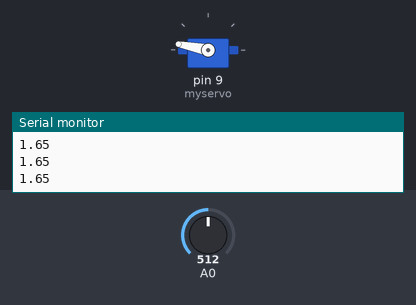
This sketch was run on a simulated Arduino Uno, built with avr-gcc and run on an emulated ATmega328P. On the bench: servo, the last lines printed to the serial monitor. Inputs (shaded band) come from the test bench; at power-on: A0 = 512.

Above: at 5.0 s.
5.1 s: A0 set to 306
At 5.7 s:
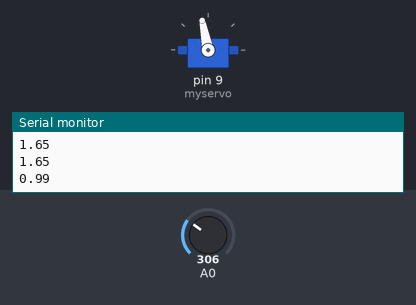
6.8 s: A0 set to 170
At 8.0 s:
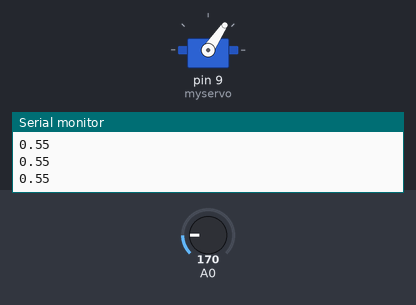
8.3 s: A0 set to 0
At 9.3 s:
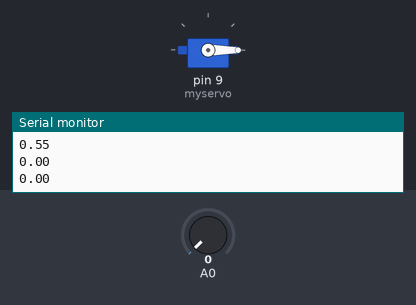
9.8 s: A0 set to 511
At 10.5 s:
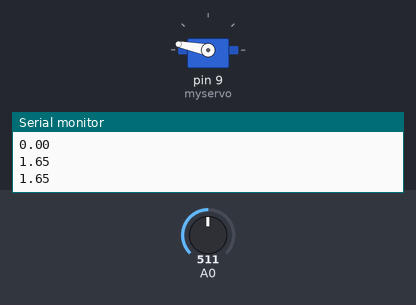
Timing chart, 0 to 12.3 s (numbered marks = the images above; inputs shaded):
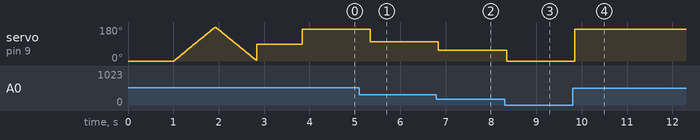

The sketch:

VoltageMeter.ino
```cpp
/*
 Use a servo to act as a voltage level indicator.

 Christopher Lum
 lum@uw.edu

 Version History
 10/20/21: Created
 10/21/21: Updated
*/

#include <Servo.h>

Servo myservo;  // create servo object to control a servo
// twelve servo objects can be created on most boards

int pos = 0;    // variable to store the servo position

void setup() {
  //------------
  //Serial setup
  //------------
  // initialize serial communication at 9600 bits per second:
  Serial.begin(9600);

  //------------
  //Servo setup
  //------------
  myservo.attach(9);  // attaches the servo on pin 9 to the servo object

  //start at 0
  pos = 0;
  myservo.write(pos);
  delay(1000);

  //do a single 180 deg and back motion to indicate startup
    for (pos = 0; pos <= 180; pos += 1) { // goes from 0 degrees to 180 degrees in steps of 1 degree
    myservo.write(pos);              // tell servo to go to position in variable 'pos'
    delay(5);                       // waits 5ms for the servo to reach the position
  }

  for (pos = 180; pos >= 0; pos -= 1) { // goes from 180 degrees to 0 degrees
    myservo.write(pos);              // tell servo to go to position in variable 'pos'
    delay(5);                       // waits 5ms for the servo to reach the position
  }

  //return to midpoint to await reading
  pos = 90;
  myservo.write(pos);
  delay(1000);
}

void loop() {
  // read the input on analog pin 0:
  int sensorValue = analogRead(A0);
  // Convert the analog reading (which goes from 0 - 1023) to a voltage (0 - 5V):
  float maxVoltage = 3.3;   //3.3V for Due
  float analogInResolution = 1023;
  float voltage = sensorValue*(maxVoltage/analogInResolution);
  Serial.println(voltage);

  //convert voltage to a servo position
  float position = 180*(voltage/1.75);
  int positionInt = (int)position;
  myservo.write(positionInt);

  delay(500);
}
```

Measured:
- after the input at 5.1 s, servo on pin 9 (myservo): 169° → 101° after 0.24 s
- after the input at 6.8 s, servo on pin 9 (myservo): 101° → 56° at once
- after the input at 8.3 s, servo on pin 9 (myservo): 56° → 0° at once
- after the input at 9.8 s, servo on pin 9 (myservo): 0° → 169° after 0.05 s
